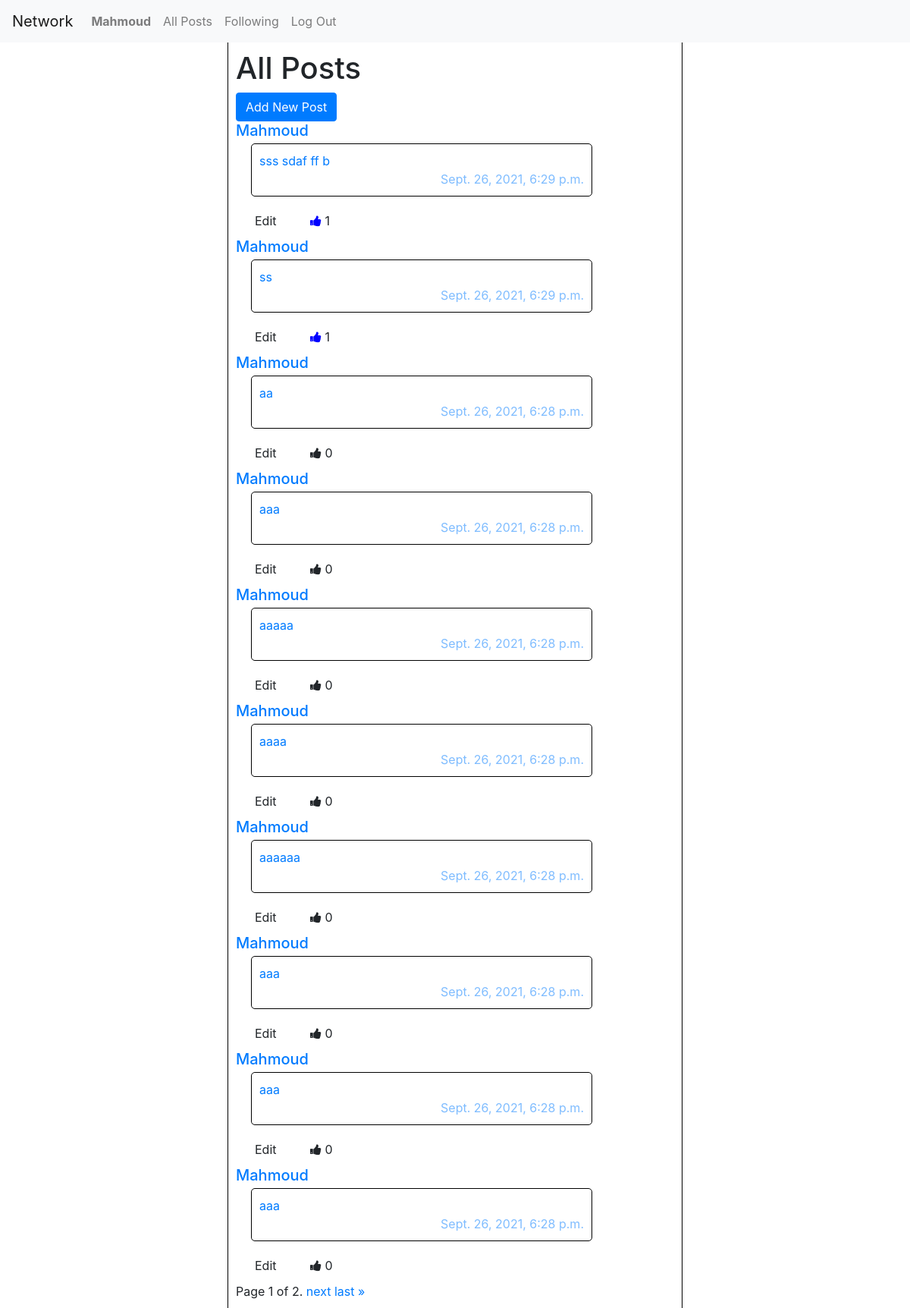
The app's page / (signed in) with its own data.
### network/models.py (models this page shows, shortened)
class User(AbstractUser):
    pass

class Posts(models.Model):
    post = models.CharField(max_length=5000)
    user = models.ForeignKey(User, on_delete=CASCADE, related_name="user")
    username = models.CharField(max_length=256, default="")
    date = models.DateTimeField(default=timezone.now)

### network/views.py (the view)
# urls.py: path("", views.index, name="index"),
@login_required(login_url='login')
def index(request):
    posts = Posts.objects.all().order_by('id').reverse()
    p = []
    for post in posts:
        a = {}
        a["post"] = post
        a["num_likes"] = Likes.objects.filter(post_id = post.id).count()
        a["liked"]= Likes.objects.filter(user = request.user, post_id=post.id).count() > 0
        a["num_comments"] = Comments.objects.filter(post_id=post.id).count()
        p.append(a)
    paginator = Paginator(p, 10)
    page_number = request.GET.get('page')
    page_obj = paginator.get_page(page_number)
    return render(request, "network/index.html",{"page_obj":page_obj})

### network/templates/network/index.html (shortened to what this page needs)
{% extends "network/layout.html" %}
{% block body %}
    <div id="container">
    <h1>All Posts</h1>
        {% if not following_page %}
            {% if error %}
            <div class="post" id="add_post">
                <h3>Adding new post</h3>
                <div class="alert alert-danger" role="alert">You can't add Empty post!!</div>
                <form action="{% url 'add_post' %}" method="POST">
                    {% csrf_token %}
                    <textarea name="post" placeholder="Post" autofocus autocomplete="off" class="form-control" style="width:auto;" cols="40" rows="4"></textarea>
                    <input class="btn btn-primary" style="margin-top: 10px;" type="submit" value="Post">
                </form>
            </div>
            {% else %}
            <button class="btn btn-primary" id="btn_new_post" >Add New Post</button>
            {% endif %}
        {% endif %}
        {% for post in page_obj %}
            <a href="http://127.0.0.1:8000/profile/{{post.post.user.username}}"><h5 style="margin-bottom: 5px;">{{post.post.user.username}}</h5></a>
            <a href="http://127.0.0.1:8000/posts/{{post.post.id}}" style="text-decoration: none;">
                <div class="post" style="margin-top: 0px;">
                    <div id="div{{post.post.id}}">{{post.post.post}}</div>
                    <div style="opacity: 0.5; text-align: right; text-align: right;">{{post.post.date}}</div>
                </div>
            </a>
                <div style="margin-top: auto; margin-bottom: 10px; margin-left: 25px;">
                    {% if request.user == post.post.user %}
                    <div style="display: inline; margin-right: 40px;" class="edit" data-id="{{post.post.id}}">Edit</div>
                    {% endif%}
                    {% if post.liked %}
                        <div style="display: inline;" class="unlike"><i id="u{{post.post.id}}" data-id="{{post.post.id}}" style="color: blue;" class="fa fa-thumbs-up"></i></div>
                    {% else %}
                        <div style="display: inline;"  class="like" ><i id="l{{post.post.id}}" data-id="{{post.post.id}}"  class="fa fa-thumbs-up"></i></div>
                    {% endif %}
                    <div id="num{{post.post.id}}" style="display: inline;">{{post.num_likes}}</div>
                </div>
        {% empty %}
            <h5>No Posts</h5>
        {% endfor %}
        <div class="pagination">
            <span class="step-links">
                <span class="current">
                    Page {{ page_obj.number }} of {{ page_obj.paginator.num_pages }}.
                </span>
                {% if page_obj.has_next %}
                    <a href="?page={{ page_obj.next_page_number }}">next</a>
                    <a href="?page={{ page_obj.paginator.num_pages }}">last &raquo;</a>
                {% endif %}
            </span>
        </div>
    </div>
{% endblock %}

### network/templates/network/layout.html (shortened to what this page needs)
{% load static %}
<!DOCTYPE html>
<html lang="en">
    <head>
        <link rel="stylesheet" href="https://stackpath.bootstrapcdn.com/bootstrap/4.4.1/css/bootstrap.min.css">
        <link href="{% static 'network/styles.css' %}" rel="stylesheet">
        <link rel="stylesheet" href="https://cdnjs.cloudflare.com/ajax/libs/font-awesome/4.7.0/css/font-awesome.min.css">
    </head>
    <body>
        <nav class="navbar navbar-expand-lg navbar-light bg-light">
            <a class="navbar-brand" href="{% url 'index' %}">Network</a>
            <div>
              <ul class="navbar-nav mr-auto">
                {% if user.is_authenticated %}
                    <li class="nav-item">
                        <a class="nav-link" href="http://127.0.0.1:8000/profile/{{user.username}}"><strong>{{ user.username }}</strong></a>
                    </li>
                {% endif %}
                <li class="nav-item">
                  <a class="nav-link" href="{% url 'index' %}">All Posts</a>
                </li>
                {% if user.is_authenticated %}
                    <li class="nav-item">
                        <a class="nav-link" href="http://127.0.0.1:8000/following">Following</a>
                    </li>
                    <li class="nav-item">
                        <a class="nav-link" href="{% url 'logout' %}">Log Out</a>
                    </li>
                {% endif %}
              </ul>
            </div>
          </nav>
        <div class="body">
            {% block body %}
            {% endblock %}
        </div>
    </body>
</html>

### network/templates/network/index.html (style rules this page uses)
.post { border: 1px solid black; border-radius: 5px; width: 450px; margin: 20px; padding: 10px; }
#container { margin: auto; width: 50%; padding: 10px; border-left: 1px solid black; border-right: 1px solid black; }

### records on screen
User: username "Mahmoud"
Posts: post.user.username "Mahmoud", post.post "sss sdaf ff b", post "Sept. 26, 2021, 6:29 p.m.", num_likes "1"
Posts: post.user.username "Mahmoud", post.post "ss", post "Sept. 26, 2021, 6:29 p.m.", num_likes "1"
Posts: post.user.username "Mahmoud", post.post "aa", post "Sept. 26, 2021, 6:28 p.m.", num_likes "0"
Posts: post.user.username "Mahmoud", post.post "aaa", post "Sept. 26, 2021, 6:28 p.m.", num_likes "0"
Posts: post.user.username "Mahmoud", post.post "aaaaa", post "Sept. 26, 2021, 6:28 p.m.", num_likes "0"
Posts: post.user.username "Mahmoud", post.post "aaaa", post "Sept. 26, 2021, 6:28 p.m.", num_likes "0"
Posts: post.user.username "Mahmoud", post.post "aaaaaa", post "Sept. 26, 2021, 6:28 p.m.", num_likes "0"
Posts: post.user.username "Mahmoud", post.post "aaa", post "Sept. 26, 2021, 6:28 p.m.", num_likes "0"
Posts: post.user.username "Mahmoud", post.post "aaa", post "Sept. 26, 2021, 6:28 p.m.", num_likes "0"
Posts: post.user.username "Mahmoud", post.post "aaa", post "Sept. 26, 2021, 6:28 p.m.", num_likes "0"

### other values on screen
{{ page_obj.number }} "1"
{{ page_obj.paginator.num_pages }} "2"
